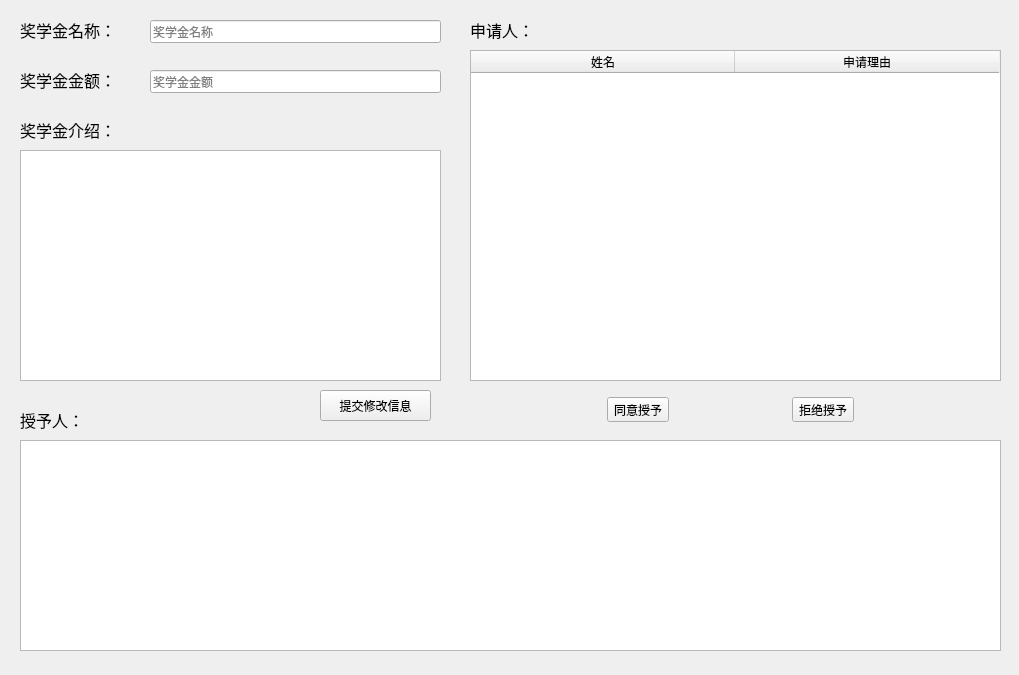
<?xml version="1.0" encoding="UTF-8"?>
<ui version="4.0">
 <class>ScholarMsgWidget</class>
 <widget class="QWidget" name="ScholarMsgWidget">
  <property name="geometry">
   <rect>
    <x>0</x>
    <y>0</y>
    <width>1019</width>
    <height>675</height>
   </rect>
  </property>
  <property name="windowTitle">
   <string>奖学金详情</string>
  </property>
  <property name="windowIcon">
   <iconset resource="SIMS_res.qrc">
    <normaloff>:/SIM_System_Pics/resources/icon_login_2.png</normaloff>:/SIM_System_Pics/resources/icon_login_2.png</iconset>
  </property>
  <widget class="QLabel" name="label">
   <property name="geometry">
    <rect>
     <x>20</x>
     <y>10</y>
     <width>111</width>
     <height>41</height>
    </rect>
   </property>
   <property name="text">
    <string>&lt;html&gt;&lt;head/&gt;&lt;body&gt;&lt;p&gt;&lt;span style=&quot; font-size:12pt;&quot;&gt;奖学金名称：&lt;/span&gt;&lt;/p&gt;&lt;/body&gt;&lt;/html&gt;</string>
   </property>
  </widget>
  <widget class="QLabel" name="label_3">
   <property name="geometry">
    <rect>
     <x>20</x>
     <y>60</y>
     <width>111</width>
     <height>41</height>
    </rect>
   </property>
   <property name="text">
    <string>&lt;html&gt;&lt;head/&gt;&lt;body&gt;&lt;p&gt;&lt;span style=&quot; font-size:12pt;&quot;&gt;奖学金金额：&lt;/span&gt;&lt;/p&gt;&lt;/body&gt;&lt;/html&gt;</string>
   </property>
  </widget>
  <widget class="QLineEdit" name="NameEdit">
   <property name="geometry">
    <rect>
     <x>150</x>
     <y>20</y>
     <width>291</width>
     <height>23</height>
    </rect>
   </property>
   <property name="readOnly">
    <bool>true</bool>
   </property>
   <property name="placeholderText">
    <string>奖学金名称</string>
   </property>
  </widget>
  <widget class="QLineEdit" name="MoneyEdit">
   <property name="geometry">
    <rect>
     <x>150</x>
     <y>70</y>
     <width>291</width>
     <height>23</height>
    </rect>
   </property>
   <property name="placeholderText">
    <string>奖学金金额</string>
   </property>
  </widget>
  <widget class="QLabel" name="label_4">
   <property name="geometry">
    <rect>
     <x>20</x>
     <y>110</y>
     <width>111</width>
     <height>41</height>
    </rect>
   </property>
   <property name="text">
    <string>&lt;html&gt;&lt;head/&gt;&lt;body&gt;&lt;p&gt;&lt;span style=&quot; font-size:12pt;&quot;&gt;奖学金介绍：&lt;/span&gt;&lt;/p&gt;&lt;/body&gt;&lt;/html&gt;</string>
   </property>
  </widget>
  <widget class="QTextEdit" name="IntroEdit">
   <property name="geometry">
    <rect>
     <x>20</x>
     <y>150</y>
     <width>421</width>
     <height>231</height>
    </rect>
   </property>
  </widget>
  <widget class="QLabel" name="label_5">
   <property name="geometry">
    <rect>
     <x>470</x>
     <y>10</y>
     <width>111</width>
     <height>41</height>
    </rect>
   </property>
   <property name="text">
    <string>&lt;html&gt;&lt;head/&gt;&lt;body&gt;&lt;p&gt;&lt;span style=&quot; font-size:12pt;&quot;&gt;申请人：&lt;/span&gt;&lt;/p&gt;&lt;/body&gt;&lt;/html&gt;</string>
   </property>
  </widget>
  <widget class="QTableWidget" name="ApplyWidget">
   <property name="geometry">
    <rect>
     <x>470</x>
     <y>50</y>
     <width>531</width>
     <height>331</height>
    </rect>
   </property>
   <attribute name="horizontalHeaderDefaultSectionSize">
    <number>264</number>
   </attribute>
   <column>
    <property name="text">
     <string>姓名</string>
    </property>
   </column>
   <column>
    <property name="text">
     <string>申请理由</string>
    </property>
   </column>
  </widget>
  <widget class="QLabel" name="label_6">
   <property name="geometry">
    <rect>
     <x>20</x>
     <y>400</y>
     <width>111</width>
     <height>41</height>
    </rect>
   </property>
   <property name="text">
    <string>&lt;html&gt;&lt;head/&gt;&lt;body&gt;&lt;p&gt;&lt;span style=&quot; font-size:12pt;&quot;&gt;授予人：&lt;/span&gt;&lt;/p&gt;&lt;/body&gt;&lt;/html&gt;</string>
   </property>
  </widget>
  <widget class="QListWidget" name="GrantWidget">
   <property name="geometry">
    <rect>
     <x>20</x>
     <y>440</y>
     <width>981</width>
     <height>211</height>
    </rect>
   </property>
  </widget>
  <widget class="QWidget" name="widget" native="true">
   <property name="geometry">
    <rect>
     <x>490</x>
     <y>390</y>
     <width>481</width>
     <height>40</height>
    </rect>
   </property>
   <layout class="QHBoxLayout" name="horizontalLayout">
    <item>
     <widget class="QToolButton" name="ConfirmButton">
      <property name="text">
       <string>同意授予</string>
      </property>
     </widget>
    </item>
    <item>
     <widget class="QToolButton" name="DenyButton">
      <property name="text">
       <string>拒绝授予</string>
      </property>
     </widget>
    </item>
   </layout>
  </widget>
  <widget class="QToolButton" name="toolButton">
   <property name="geometry">
    <rect>
     <x>320</x>
     <y>390</y>
     <width>111</width>
     <height>31</height>
    </rect>
   </property>
   <property name="text">
    <string>提交修改信息</string>
   </property>
  </widget>
 </widget>
 <resources>
  <include location="SIMS_res.qrc"/>
 </resources>
 <connections/>
</ui>
